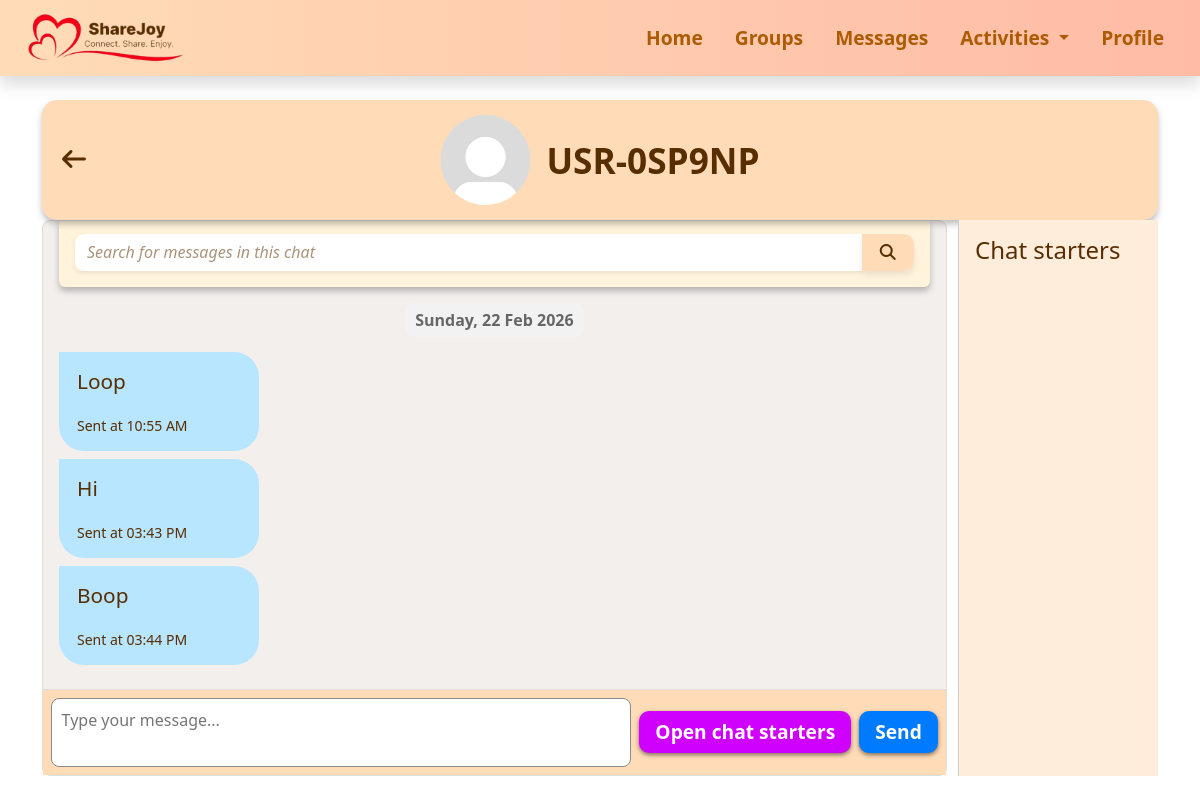
Page /textchat/1 (signed in) on the committed database.
### users.py (models this page shows, shortened)
class User(db.Model):
    __tablename__ = 'user'
    id = db.Column(db.Integer, primary_key=True)
    full_name = db.Column(db.String(100), nullable=False)
    email = db.Column(db.String(120), unique=True, nullable=False)
    mobile = db.Column(db.String(20), nullable=False)
    date_of_birth = db.Column(db.Date, nullable=False)
    age_category = db.Column(db.String(20), nullable=False)  # Youth, Senior, Others
    password_hash = db.Column(db.String(200), nullable=False)
    bio = db.Column(db.Text, nullable=True)
    id_card_filename = db.Column(db.String(200), nullable=True)
    profile_image = db.Column(db.String(200), nullable=True)
    work = db.Column(db.Text, nullable=True)
    education = db.Column(db.Text, nullable=True)
    relationship = db.Column(db.Text, nullable=True)
    interests = db.Column(db.Text, nullable=True)
    posts_count = db.Column(db.Integer, default=0)
    followers_count = db.Column(db.Integer, default=0)
    following_count = db.Column(db.Integer, default=0)
    user_unique_id = db.Column(db.String(10), unique=True, nullable=False)
    activities_created_count = db.Column(db.Integer, default=0)
    first_activity_completed = db.Column(db.Boolean, default=False)
    created_at = db.Column(db.DateTime, default=datetime.utcnow)

### messages.py (models this page shows, shortened)
class Message(db.Model):
    __tablename__ = 'message'
    id = db.Column(db.Integer, primary_key=True)
    sender_id = db.Column(
        db.Integer,
        db.ForeignKey("user.id", name="fk_message_sender_id"),
        nullable=False
    )
    receiver_id = db.Column(
        db.Integer,
        db.ForeignKey("user.id", name="fk_message_receiver_id"),
        nullable=False
    )
    content = db.Column(db.Text, nullable=False)
    timestamp = db.Column(
        db.DateTime(timezone=True),
        nullable=False,
        default=lambda: datetime.now(pytz.utc),
        index=True
    )
    status = db.Column(db.String(20), default="Delivered")
    @property
    def date_only(self):
        return self.timestamp.date() if self.timestamp else None
    sender = db.relationship(
        'User',
        foreign_keys=[sender_id],
        backref=db.backref('sent_messages', lazy='dynamic', overlaps='messages_sent,sender_contact'),
        overlaps='messages_sent,sender_contact'
    )
    receiver = db.relationship(
        'User',
        foreign_keys=[receiver_id],
        backref=db.backref('received_messages', lazy='dynamic', overlaps='messages_received,receiver_contact'),
        overlaps='messages_received,receiver_contact'
    )

### app.py (the view, shortened to what this page needs)
@app.route("/textchat/<int:contact_id>", methods=["GET", "POST"])
def textchat(contact_id):
    if "user_id" not in session:
        return redirect(url_for("login"))
    user = User.query.get(session["user_id"])
    if not user:
        session.clear()
        return redirect(url_for("login"))
    contact = Contact.query.filter_by(
        id=contact_id,
        owner_user_id=user.id
    ).first()
    chat_user = None
    if contact:
        chat_user = User.query.get(contact.contact_user_id)
    if not contact:
        possible_user = User.query.get(contact_id)
        if not possible_user:
            abort(404)
        existing_message = Message.query.filter(
            or_(
                and_(Message.sender_id == user.id, Message.receiver_id == possible_user.id),
                and_(Message.sender_id == possible_user.id, Message.receiver_id == user.id)
            )
        ).first()
        if not existing_message:
            abort(404)
        chat_user = possible_user
    if not chat_user:
        abort(404)
    search = request.args.get("search", "").strip()
    base_query = Message.query.filter(
        or_(
            and_(Message.sender_id == user.id, Message.receiver_id == chat_user.id),
            and_(Message.sender_id == chat_user.id, Message.receiver_id == user.id)
        )
    )
    if contact and contact.chat_cleared_at:
        base_query = base_query.filter(Message.timestamp > contact.chat_cleared_at)
    if search:
        base_query = base_query.filter(Message.content.ilike(f"%{search}%"))
    messages = base_query.order_by(Message.timestamp.asc()).all()
    unread_messages = Message.query.filter(
        Message.sender_id == chat_user.id,
        Message.receiver_id == user.id,
        Message.status != "Read"
    ).all()
    for msg in unread_messages:
        msg.status = "Read"
    db.session.commit()
    return render_template(
        "textchat.html",
        contact=contact,
        chat_user=chat_user,
        messages=messages,
        user=user,
        title=f"Chat with {contact.display_name if contact else chat_user.user_unique_id}"
    )

### app.py (called while the page is built)
@app.template_filter("onlytime")
def onlytime(dt):
    if not dt:
        return ""
    if dt.tzinfo is None:
        dt = dt.replace(tzinfo=pytz.utc)
    sg_tz = pytz.timezone("Asia/Singapore")
    return dt.astimezone(sg_tz).strftime("%I:%M %p")

### templates/textchat.html (shortened to what this page needs)
{% extends "base.html" %} {% block extra_css %}
<link
  rel="stylesheet"
  href="{{ url_for('static', filename='css/textchat.css') }}"
/>
{% endblock %} {% block content %}
<div class="section-box">
  <a href="{{ url_for('messages') }}" class="btn btn-link p-0 back-arrow">
    <i class="fa-solid fa-arrow-left"></i>
  </a>
  <div class="text-pfp-container">
    <img
      src="{{ url_for('static', filename='images/default_pfp.jpg') }}"
      alt="{{ contact.display_name }} picture"
      class="pfp"
    />
    <span class="chat-username fw-semibold">
      {{ contact.display_name if contact else chat_user.user_unique_id }}
    </span>
  </div>
</div>
<div class="chat-wrapper">
  <div class="chat-container" id="chatContainer">
    <div class="messages-area">
      <div class="p-3 mb-3 rounded shadow-sm box1">
        <div
          class="d-flex flex-column flex-md-row align-items-start align-items-md-center gap-2"
        >
          <form
            method="get"
            class="flex-grow-1 mb-2 mb-md-0 box2 rounded"
            id="message-search-form"
          >
            <div class="input-group w-100 w-md-auto">
              <input
                type="text"
                name="search"
                class="form-control shadow-sm searchbar"
                placeholder="Search for messages in this chat"
                value="{{ request.args.get('search', '') }}"
              />
              <button class="btn search-btn" type="submit">
                <i class="fa-solid fa-magnifying-glass"></i>
              </button>
            </div>
          </form>
        </div>
      </div>
      {% if messages %} {% for day, day_messages in
      messages|groupby('date_only') %}
      <div class="day-label">{{ day.strftime("%A, %d %b %Y") }}</div>
      {% for message in day_messages %}
      <div
        id="message-{{ message.id }}"
        class="message {% if message.sender_id == user.id %}sent{% else %}received{% endif %}"
      >
        <div class="message-content">
          <p class="message-text">{{ message.content }}</p>
           {% if message.sender_id != user.id %}
          <small>Sent at {{ message.timestamp|onlytime }}</small>
          {% endif %}
        </div>
      </div>
      {% endfor %} {% endfor %} {% endif %}
    </div>
    <form method="POST" class="input-area">
      <textarea
        name="content"
        class="message-input"
        placeholder="Type your message..."
        required
      ></textarea>
      <button
        type="button"
        id="togglePaneButton"
        class="dobtn fw-semibold"
        onclick="togglePane()"
      >
        Open chat starters
      </button>
      <button type="submit" class="send-btn dobtn fw-semibold">Send</button>
    </form>
  </div>
  <div class="right-pane" id="rightPane">
    <h4>Chat starters</h4>
  </div>
</div>
{% endblock %}

### static/css/base.css (style rules this page uses)
.section-box { width: 100%; min-height: 100px; color: #582D00; background-color: #fff2e6; box-shadow: 0 4px 6px rgba(0, 0, 0, 0.256); padding: 20px 20px 15px 20px; margin: 2rem auto; border-radius: 15px; }
body { padding-bottom: 2rem;; }
.searchbar { background-color: transparent !important; border: none !important; flex: 1 !important; }
.search-btn { background-color: #FFDCB7; color: #582D00; border: none; box-shadow: 0 4px 6px #00000014; font-weight: 600; height: 100%; border-radius: 0 10px 10px 0; }
.box1 { background-color: #fff3db; color: #000000; box-shadow: 0 4px 6px rgba(0, 0, 0, 0.256) !important; ; }
.box2 { background-color: #fff; border-radius: 10px !important; max-height: 40px; min-width: 430px !important; }
body, input, textarea, .form-label, .formL { color: #582D00 !important; }
.fa-arrow-left { color: #582D00; font-weight: semibold; font-size: 1.5rem; }
.form-control, .form-select { background-color: #FDFAF7; border: 1px solid rgba(0, 0, 0, 0.2); box-shadow: 0 4px 6px rgba(0, 0, 0, 0.13); }
.form-control::placeholder, .form-select::placeholder, input#date::placeholder, input#time::placeholder, .form-select option[value=""], .form-select:has(option[value=""]:checked) { font-style: italic; color: #AA937B; }
.cancelbtn, .dobtn, .cancel-btn, .successbtn, .okbtn, .redbtn, .cta-btn, .search-btn, #toggle-filters, .clearbtn { border: none; box-shadow: 0 4px 6px rgba(0, 0, 0, 0.08); padding: 0.4rem 1rem; border-radius: 10px; font-weight: 600; transition: none; }
.dobtn, .successbtn { background: #FFB587; color: #582D00; font-size: 1.2rem; }
.search-btn { background-color: #FFDCB7; color: #582D00; border: none; box-shadow: 0 4px 6px #00000014; font-weight: 600; }
.cancelbtn, .dobtn, .cancel-btn, .successbtn, .okbtn, .redbtn, .cta-btn, .search-btn, .clearbtn, .join-btn, .maxbtn, .createdbtn, .joined { -webkit-appearance: none; -moz-appearance: none; appearance: none; outline: none !important; border: none !important; }

### static/css/textchat.css (style rules this page uses)
.section-box { position: relative; width: 100%; min-height: 120px; background-color: #FFDCB7; margin: 0; }
.back-arrow { position: absolute; left: 1rem; top: 50%; transform: translateY(-50%); }
.text-pfp-container { position: absolute; left: 50%; top: 50%; transform: translate(-50%, -50%); display: inline-flex; align-items: center; gap: 1rem; }
.pfp { width: 90px; height: 90px; object-fit: cover; border-radius: 50%; }
.chat-username { font-size: 2.2rem; }
.chat-wrapper { display: flex; width: 100%; height: 65vh; margin: 0; }
.chat-container { flex: 1; background: #f2efed; border: 1px solid #ddd; border-radius: 8px; display: flex; flex-direction: column; transition: flex 0.3s ease; }
.messages-area { flex: 1; overflow-y: auto; padding: 1rem; }
.day-label { display: block; margin: 15px auto; font-weight: bold; color: #666; background-color: #f2f2f2; padding: 5px 10px; border-radius: 8px; width: fit-content; }
.message { min-width: 200px; max-width: fit-content; align-self: flex-end; margin-top: 8px; margin-bottom: 8px; border-radius: 25px; word-wrap: break-word; display: flex; flex-direction: column; padding: 0; }
.message.received { background: #B8E5FF; border-top-left-radius: 0px; margin-right: auto; }
.message-content { padding: 14px 18px; }
.message-text { font-size: 1.3rem; }
.message.received .message-content p, .message.received .message-content small { text-align: left; }
.input-area { display: flex; align-items: center; gap: 0.5rem; border-top: 1px solid #ddd; padding: 0.5rem; background-color: #FFDCB7; }
.message-input { flex: 1; padding: 0.6rem; border: 1px solid #8b8b8b; border-radius: 8px; resize: none; overflow-y: hidden; font-size: 1rem; max-width: 6000px; min-width: 210px; min-height: 2.5rem; max-height: 200px; }
.send-btn { background: #007bff !important; color: rgb(255, 255, 255) !important; box-shadow: 0 2px 4px rgba(0, 0, 0, 0.50); }
#togglePaneButton { background-color: #d000ff !important; color: #ffffff !important; box-shadow: 0 2px 4px rgba(0, 0, 0, 0.50); width: auto; max-width: 100%; }
.right-pane { position: relative; min-width: 200px; margin-left: 1%; flex: 0.1; overflow-y: auto; transition: flex 0.3s ease; background-color: #ffeddc; border-left: 1px solid #ccc; padding: 1rem; }

### rows in the picture
User: user_unique "USR-0SP9NP"
Message: content "Loop", timestamp|onlytime "10:55 AM"
Message: content "Hi", timestamp|onlytime "03:43 PM"
Message: content "Boop", timestamp|onlytime "03:44 PM"

### other values in the picture
{{ day.strftime("%A, %d %b %Y") }} "Sunday, 22 Feb 2026"
